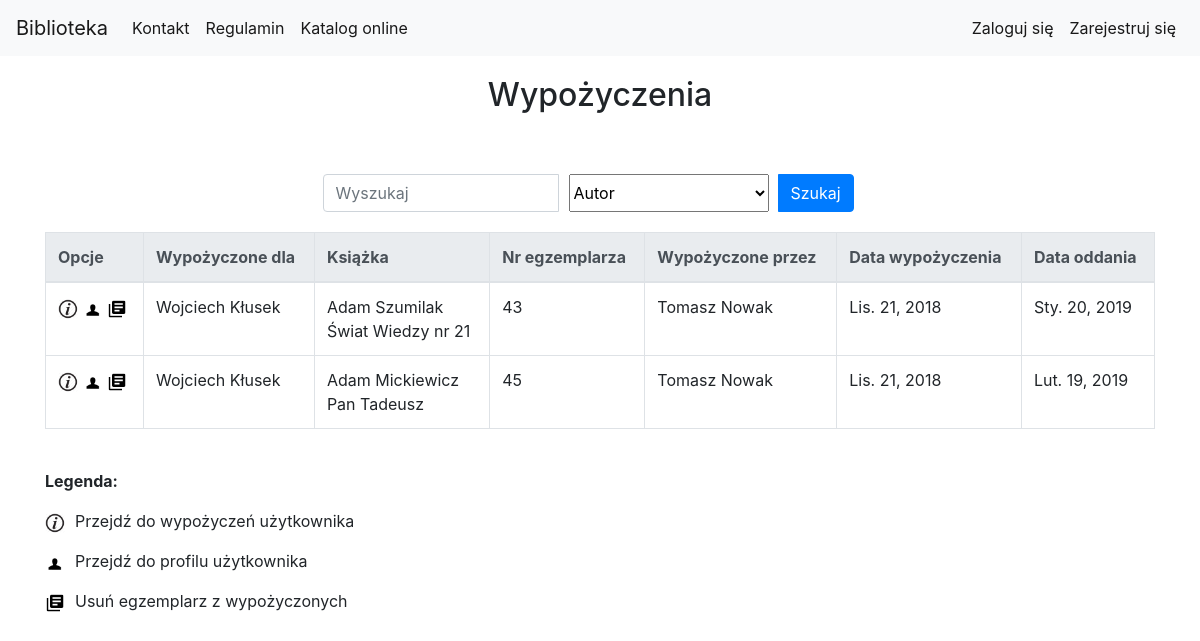
The app's page /library/borrow_list/ with its own data.
### library_app/models.py (models this page shows, shortened)
class Borrow(models.Model):
    user = models.ForeignKey(User, verbose_name='Wypożycz dla')
    borrow_librarian = models.ForeignKey(User, related_name="borrow_librarian", verbose_name='Bibliotekarz wypożyczający')
    receive_librarian = models.ForeignKey(User, related_name="receive_librarian", null=True, blank=True, verbose_name='Bibliotekarz odbierający')
    book_copy_id = models.ForeignKey(BookCopy, related_name="borrow_bookcopy", verbose_name='Egzemplarz ksiązki')
    borrow_date = models.DateField(auto_now=True, verbose_name='Data wypożyczenia')
    receive_date = models.DateField(default=datetime.now()+timedelta(days=60), verbose_name='Data oddania')
    is_prolong = models.BooleanField(default=False, verbose_name="Czy prolongowana")
    is_date_exceeded = models.BooleanField(default=False, verbose_name="Czy data oddania przekroczona")

class Author(models.Model):
    first_name = models.CharField(max_length=200, verbose_name='Imię')
    last_name = models.CharField(max_length=200, verbose_name='Nazwisko')
    country = models.CharField(max_length=200, verbose_name='Kraj')
    biography = models.TextField(default='', blank=True, null=True, verbose_name='Biografia')
    birth_place = models.CharField(max_length=200, default='', blank=True, null=True, verbose_name='Miejsce urodzenia')
    image_url = models.URLField(default='', blank=True, null=True, verbose_name='Adres url portretu, zakończony rozszerzeniem')
    years_of_life = models.CharField(max_length=10, default='', blank=True, null=True, verbose_name='Lata życia')

class BookCopy(models.Model):
    book = models.ForeignKey(Book, related_name="bookcopies", verbose_name='Wybierz książkę') #teraz w templatce mozemy z poziomu klasy book odnosic sie do obiektow bookcopy, np {{book.bookcopies.count}} da liczbe kopii ksiazek ktore maja w polu book id danej ksiazki
    is_borrowed = models.BooleanField(default=False)

class Book(models.Model):
    authors = models.ManyToManyField(Author, related_name='book_authors', verbose_name='Autorzy')
    category = models.ForeignKey(Category, related_name='book_categories', verbose_name='Kategoria')
    publishing_house = models.ForeignKey(PublishingHouse, related_name='publishing_houses', verbose_name='Wydawnictwo')
    isbn = models.CharField(max_length=30, unique=True, verbose_name='Numer ISBN')
    title = models.CharField(max_length=200, verbose_name='Tytuł')
    description = models.TextField(blank=True, default='', verbose_name='Opis')
    publish_date = models.DateField(default=datetime.now, blank=True, verbose_name='Data publikacji')
    edition = models.PositiveIntegerField(default=1, verbose_name='Numer wydania')
    image_url = models.URLField(default='', blank=True, null=True, verbose_name='Adres url okładki zakończony rozszerzeniem obrazu')
    add_date = models.DateTimeField(auto_now=True)
    slug = models.SlugField(allow_unicode=True, unique=True)

### library_app/views.py (the view)
class BorrowListView(LoginRequiredMixin, SuperuserRequiredMixin, generic.ListView):
    login_url = reverse_lazy('no_permission')
    model = models.Borrow
    context_object_name = "borrow_list" #human-understandable name of variable to access from templates
    paginate_by = 10
    def get_queryset(self):
        search_query = self.request.GET.get("search_query")
        search_type = self.request.GET.get("search_type")
        query_result = None
        if search_query is not None:
            if search_type == "title":
                query_result = models.Borrow.objects.all().filter(book_copy_id__book__title__icontains=search_query)
            elif search_type == "author":
                authors_result = models.Borrow.objects.all().filter(book_copy_id__book__authors__first_name__icontains=search_query) | models.Borrow.objects.all().filter(book_copy_id__book__authors__last_name__icontains=search_query)
                query_result = authors_result
            elif search_type == "bookcopy_nr":
                query_result = models.Borrow.objects.all().filter(book_copy_id__id__icontains=search_query)
            elif search_type == "borrow_by_user":
                borrow_by_result = models.Borrow.objects.all().filter(user__first_name__contains=search_query) | models.Borrow.objects.all().filter(user__last_name__contains=search_query)
                query_result = borrow_by_result
            elif search_type == "borrow_by_librarian":
                borrow_by_result = models.Borrow.objects.all().filter(borrow_librarian__first_name__contains=search_query) | models.Borrow.objects.all().filter(borrow_librarian__last_name__contains=search_query)
                query_result = borrow_by_result
            return query_result.order_by("receive_date")
        else:
            return models.Borrow.objects.all().order_by("receive_date")

### library_app/templatetags/custom_tags.py (called while the page is built)
@register.simple_tag(name='get_user_profile')
def get_user_profile(user_obj):
    return models.UserProfileInfo.objects.get(user=user_obj)

### library_app/templates/library_app/borrow_list.html (shortened to what this page needs)
{% extends "base.html" %}
{% load static %}
{% load custom_tags %}
{% block body_block %}
<div class="container">
    <div class="page-title">
        <h2>Wypożyczenia</h2>
    </div>
            <div class="search-bar">
                <form class="form-inline" action="{% url 'library_app:borrow_list' %}" method="GET">
                    <div class="input-group">
                        <input type="search" class="form-control" name="search_query" placeholder="Wyszukaj">
                        <select class="search-select" name="search_type">
                            <option value="author" selected>Autor</option>
                        </select>
                        <div class="input-group-append search-button">
                            <button class="btn btn-primary" type="submit">Szukaj</button>
                        </div>
                    </div>
                </form>
            </div>
    <table class="table table-bordered table-hover">
        <thead class="thead-light">
            <tr>
                <th scope="col">Opcje</th>
                <th scope="col">Wypożyczone dla</th>
                <th scope="col">Książka</th>
                <th scope="col">Nr egzemplarza</th>
                <th scope="col">Wypożyczone przez</th>
                <th scope="col">Data wypożyczenia</th>
                <th scope="col">Data oddania</th>
            </tr>
        </thead>
        <tbody>
            {% for borrow in borrow_list %}
                {% if borrow.is_date_exceeded %}
                <tr style="color:red">
                {% else %}
                    <tr>
                {% endif %}
                <td>
                    <a href="{% url 'library_app:user_borrows' pk=borrow.user.pk %}"><img src="{% static 'website_icons/info_ico.png' %}" alt="Wypożyczenia" width="20" height="20"></a>
                    {% get_user_profile borrow.user as user_profile_obj %}
                    <a href="{% url 'library_app:user_profile' pk=user_profile_obj.pk %}"><img src="{% static 'website_icons/user_ico.png' %}" alt="Profil" width="20" height="20"></a>
                    <a href="{% url 'library_app:borrow_delete' pk=borrow.pk %}"><img src="{% static 'website_icons/del_borrow_ico.png' %}" alt="Usuń" width="20" height="20"></a>
                </td>
                <td>{{borrow.user.get_full_name}}</td>
                <td>
                    {% for author in borrow.book_copy_id.book.authors.all %}
                        {{author.first_name}} {{author.last_name}}
                        <br>
                    {% endfor %}
                    {{borrow.book_copy_id.book.title}}
                </td>
                <td>{{borrow.book_copy_id.id}}</td>
                <td>{{borrow.borrow_librarian.get_full_name}}</td>
                <td>{{borrow.borrow_date}}</td>
                <td>{{borrow.receive_date}}</td>
            </tr>
            {% endfor %}
        </tbody>
    </table>
    <div class="table-legend">
        <p><b>Legenda:</b></p>
        <p><img src="{% static 'website_icons/info_ico.png' %}" alt="Szczegóły" width="20" height="20">Przejdź do wypożyczeń użytkownika </p>
        <p><img src="{% static 'website_icons/user_ico.png' %}" alt="Szczegóły" width="20" height="20">Przejdź do profilu użytkownika </p>
        <p><img src="{% static 'website_icons/del_borrow_ico.png' %}" alt="Szczegóły" width="20" height="20">Usuń egzemplarz z wypożyczonych </p>
    </div>
</div>
{% endblock %}

### static/css/style.css (style rules this page uses)
.page-title { margin-top: 20px; margin-bottom: 20px; text-align: center; }
a { text-decoration: none; color: black; }
.table-legend { margin-bottom: 50px; }
.table-legend img { margin-right: 10px; }
.search-bar { padding-top: 40px; padding-bottom: 20px; margin: 0 auto; width: 50%; }
.search-button { width: 100px; }
.search-select { width: 200px; margin-right: 10px; margin-left: 10px; }

### records on screen
Borrow: user.get_full_name "Wojciech Kłusek", book_copy_id.book "Świat Wiedzy nr 21", book_copy_id.id "43", borrow_librarian.get_full_name "Tomasz Nowak", borrow_date "Lis. 21, 2018", receive_date "Sty. 20, 2019"
Author: first_name "Adam", last_name "Szumilak"
Borrow: user.get_full_name "Wojciech Kłusek", book_copy_id.book "Pan Tadeusz", book_copy_id.id "45", borrow_librarian.get_full_name "Tomasz Nowak", borrow_date "Lis. 21, 2018", receive_date "Lut. 19, 2019"
Author: first_name "Adam", last_name "Mickiewicz"
